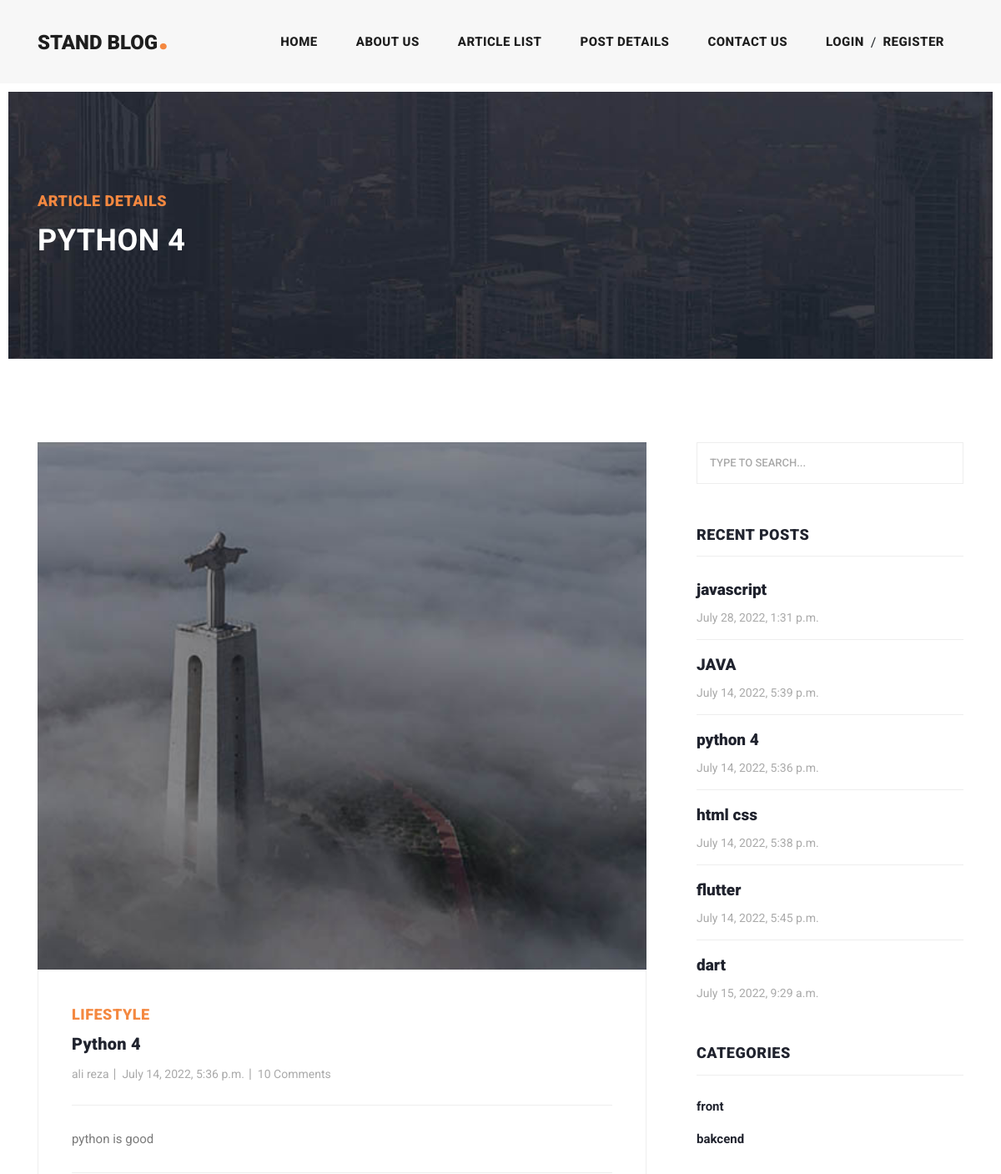
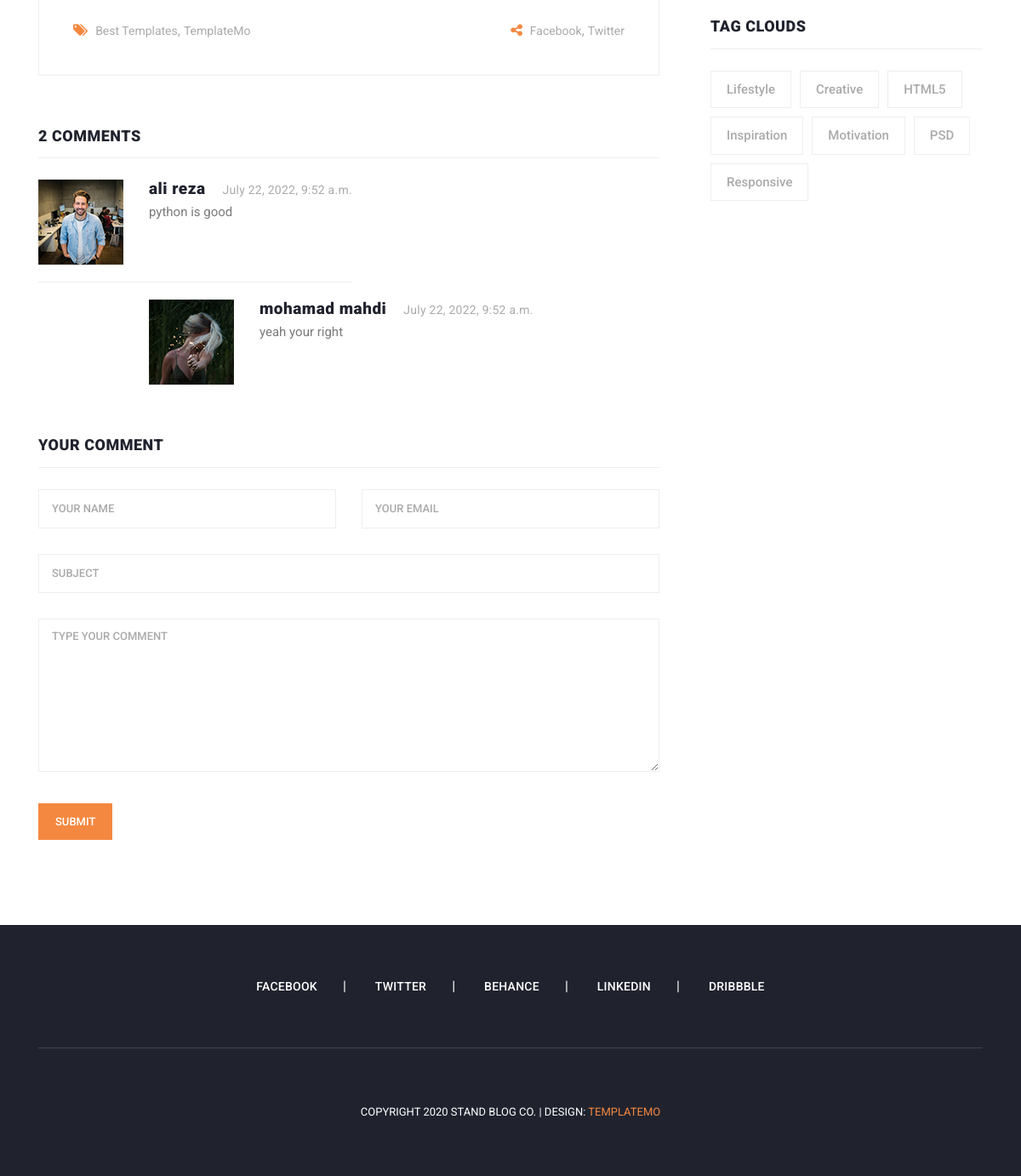
Page /detail/python-4 on the committed database (2 pictures, top to bottom).
### Maqalat_app/models.py (models this page shows, shortened)
class Article(models.Model):
    author=models.ForeignKey(User,on_delete=models.CASCADE)
    category=models.ManyToManyField(Category,related_name='articles')
    title=models.CharField(max_length=50)
    body=models.TextField()
    image=models.ImageField(upload_to='images/articl')
    created=models.DateTimeField(auto_now_add=True)
    updated=models.DateTimeField(auto_now=True)
    slug=models.SlugField(unique=True,blank=True)
    def get_absolute_ulr(self):
        return reverse('Maqalat:detail',kwargs={'slug':self.slug})

class Comment(models.Model):
    article=models.ForeignKey(Article,on_delete=models.CASCADE,related_name='comment')
    user=models.ForeignKey(User,on_delete=models.CASCADE)
    created=models.DateTimeField(auto_now_add=True)
    text=models.TextField()
    patern=models.ForeignKey('self',null=True,blank=True,on_delete=models.CASCADE ,related_name='repleis')
    class Meta:
        ordering=['-created',]

class Category(models.Model):
    title=models.CharField(max_length=30,unique=True)
    created=models.DateTimeField(auto_now_add=True)

### Maqalat_app/views.py (the view)
# urls.py: path('detail/<slug:slug>',views.post_detail,name='detail'),
def post_detail(request,slug):
    article=Article.objects.get(slug=slug)
    return render(request, 'Maqalat_app/post-details.html',{'article':article})

### Maqalat_app/templates/Maqalat_app/post-details.html (shortened to what this page needs)
{% extends 'base.html' %}
{% load static %}
{% block content %}
    <div class="heading-page header-text">
        <section class="page-heading">
            <div class="container">
                <div class="row">
                    <div class="col-lg-12">
                        <div class="text-content">
                            <h4>Article Details</h4>
                            <h2>{{ article.title }}</h2>
                        </div>
                    </div>
                </div>
            </div>
        </section>
    </div>
    <section class="blog-posts grid-system">
        <div class="container">
            <div class="row">
                <div class="col-lg-8">
                    <div class="all-blog-posts">
                        <div class="row">
                            <div class="col-lg-12">
                                <div class="blog-post">
                                    <div class="blog-thumb">
                                        <img src="{{ article.image.url }}" alt="">
                                    </div>
                                    <div class="down-content">
                                        <span>Lifestyle</span>
                                        <a href="post-details.html"><h4>{{ article.title }}</h4></a>
                                        <ul class="post-info">
                                            <li><a href="#">{{ article.author.get_full_name }}</a></li>
                                            <li><a href="#">{{ article.created }}</a></li>
                                            <li><a href="#">10 Comments</a></li>
                                        </ul>
                                        <p>{{ article.body }}</p>
                                        <div class="post-options">
                                            <div class="row">
                                                <div class="col-6">
                                                    <ul class="post-tags">
                                                        <li><i class="fa fa-tags"></i></li>
                                                        <li><a href="#">Best Templates</a>,</li>
                                                        <li><a href="#">TemplateMo</a></li>
                                                    </ul>
                                                </div>
                                                <div class="col-6">
                                                    <ul class="post-share">
                                                        <li><i class="fa fa-share-alt"></i></li>
                                                        <li><a href="#">Facebook</a>,</li>
                                                        <li><a href="#"> Twitter</a></li>
                                                    </ul>
                                                </div>
                                            </div>
                                        </div>
                                    </div>
                                </div>
                            </div>
                            <div class="col-lg-12">
                                <div class="sidebar-item comments">
                                    <div class="sidebar-heading">
                                        <h2>2 comments</h2>
                                    </div>
                                    <div class="content">
                                        <ul>
                                            {% for comment in article.comment.all %}
                                                {% if comment.patern == None %}
                                                    <li>
                                                        <div class="author-thumb">
                                                            <img src='{% static "images/comment-author-01.jpg" %}'
                                                                 alt="">
                                                        </div>
                                                        <div class="right-content">
                                                            <h4>{{ comment.user.get_full_name }}<span>{{ comment.created }}</span>
                                                            </h4>
                                                            <p>{{ comment.text }}</p>
                                                        </div>
                                                    </li>
                                                {% endif %}
                                                {% for reply in comment.repleis.all %}
                                                    <li class="replied">
                                                        <div class="author-thumb">
                                                            <img src='{% static "images/comment-author-02.jpg" %}'
                                                                 alt="">
                                                        </div>
                                                        <div class="right-content">
                                                            <h4>{{ reply.user.get_full_name }}<span>{{ reply.created }}</span>
                                                            </h4>
                                                            <p>{{ reply.text }}</p>
                                                        </div>
                                                    </li>
                                                {% endfor %}
                                            {% endfor %}
                                        </ul>
                                    </div>
                                </div>
                            </div>
                            <div class="col-lg-12">
                                <div class="sidebar-item submit-comment">
                                    <div class="sidebar-heading">
                                        <h2>Your comment</h2>
                                    </div>
                                    <div class="content">
                                        <form id="comment" action="#" method="post">
                                            <div class="row">
                                                <div class="col-md-6 col-sm-12">
                                                    <fieldset>
                                                        <input name="name" type="text" id="name" placeholder="Your name"
                                                               required="">
                                                    </fieldset>
                                                </div>
                                                <div class="col-md-6 col-sm-12">
                                                    <fieldset>
                                                        <input name="email" type="text" id="email"
                                                               placeholder="Your email"
                                                               required="">
                                                    </fieldset>
                                                </div>
                                                <div class="col-md-12 col-sm-12">
                                                    <fieldset>
                                                        <input name="subject" type="text" id="subject"
                                                               placeholder="Subject">
                                                    </fieldset>
                                                </div>
                                                <div class="col-lg-12">
                                                    <fieldset>
                                                    <textarea name="message" rows="6" id="message"
                                                              placeholder="Type your comment" required=""></textarea>
                                                    </fieldset>
                                                </div>
                                                <div class="col-lg-12">
                                                    <fieldset>
                                                        <button type="submit" id="form-submit" class="main-button">
                                                            Submit
                                                        </button>
                                                    </fieldset>
                                                </div>
                                            </div>
                                        </form>
                                    </div>
                                </div>
                            </div>
                        </div>
                    </div>
                </div>
                {% include 'include/sidebar.html' %}
            </div>
        </div>
    </section>
{% endblock %}

### templates/include/sidebar.html
  <div class="col-lg-4">
                <div class="sidebar">
                    <div class="row">
                        <div class="col-lg-12">
                            <div class="sidebar-item search">
                                <form id="search_form" name="gs" method="GET" action="{% url 'Maqalat:article_search' %}">
                                    <input type="text" name="q" class="searchText" placeholder="type to search..."
                                           autocomplete="on">
                                </form>
                            </div>
                        </div>
                        <div class="col-lg-12">
                            <div class="sidebar-item recent-posts">
                                <div class="sidebar-heading">
                                    <h2>Recent Posts</h2>
                                </div>
                                <div class="content">
                                    <ul>
                                       {% for item in recent_post %}
                                        <li><a href="{{ item.get_absolute_ulr }}">
                                            <h5>{{ item.title }}</h5>
                                            <span>{{ item.created }}</span>
                                        </a></li>
                                       {% endfor %}
                                    </ul>
                                </div>
                            </div>
                        </div>
                        <div class="col-lg-12">
                            <div class="sidebar-item categories">
                                <div class="sidebar-heading">
                                    <h2>Categories</h2>
                                </div>
                                <div class="content">
                                    <ul>
                                       {% for cat in category  %}
                                            <li><a href="{% url 'Maqalat:category_list' cat.id %}">{{ cat.title }}</a></li>
                                       {% endfor %}
                                    </ul>
                                </div>
                            </div>
                        </div>
                        <div class="col-lg-12">
                            <div class="sidebar-item tags">
                                <div class="sidebar-heading">
                                    <h2>Tag Clouds</h2>
                                </div>
                                <div class="content">
                                    <ul>
                                        <li><a href="#">Lifestyle</a></li>
                                        <li><a href="#">Creative</a></li>
                                        <li><a href="#">HTML5</a></li>
                                        <li><a href="#">Inspiration</a></li>
                                        <li><a href="#">Motivation</a></li>
                                        <li><a href="#">PSD</a></li>
                                        <li><a href="#">Responsive</a></li>
                                    </ul>
                                </div>
                            </div>
                        </div>
                    </div>
                </div>
            </div>

### rows in the picture
Article: title "PYTHON 4", image (picture), title "Python 4", author.get_full_name "ali reza", created "July 14, 2022, 5:36 p.m.", body "python is good", title "python 4"
Comment: user.get_full_name "ali reza", created "July 22, 2022, 9:52 a.m.", text "python is good"
Comment: user.get_full_name "mohamad mahdi", created "July 22, 2022, 9:52 a.m.", text "yeah your right"
Article: title "javascript", created "July 28, 2022, 1:31 p.m."
Article: title "JAVA", created "July 14, 2022, 5:39 p.m."
Article: title "html css", created "July 14, 2022, 5:38 p.m."
Article: title "flutter", created "July 14, 2022, 5:45 p.m."
Article: title "dart", created "July 15, 2022, 9:29 a.m."
Category: title "front"
Category: title "bakcend"
